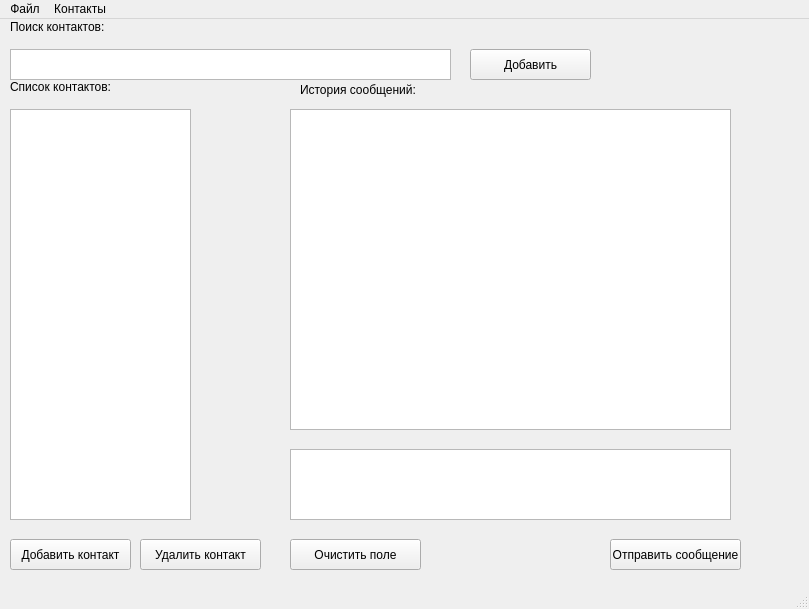
<?xml version="1.0" encoding="UTF-8"?>
<ui version="4.0">
 <class>MainClientWindow</class>
 <widget class="QMainWindow" name="MainClientWindow">
  <property name="geometry">
   <rect>
    <x>0</x>
    <y>0</y>
    <width>809</width>
    <height>609</height>
   </rect>
  </property>
  <property name="minimumSize">
   <size>
    <width>756</width>
    <height>534</height>
   </size>
  </property>
  <property name="windowTitle">
   <string>Чат Программа alpha release</string>
  </property>
  <widget class="QWidget" name="centralwidget">
   <widget class="QLabel" name="label_contacts">
    <property name="geometry">
     <rect>
      <x>10</x>
      <y>60</y>
      <width>101</width>
      <height>16</height>
     </rect>
    </property>
    <property name="text">
     <string>Список контактов:</string>
    </property>
   </widget>
   <widget class="QPushButton" name="btn_add_contact">
    <property name="geometry">
     <rect>
      <x>10</x>
      <y>520</y>
      <width>121</width>
      <height>31</height>
     </rect>
    </property>
    <property name="text">
     <string>Добавить контакт</string>
    </property>
   </widget>
   <widget class="QPushButton" name="btn_remove_contact">
    <property name="geometry">
     <rect>
      <x>140</x>
      <y>520</y>
      <width>121</width>
      <height>31</height>
     </rect>
    </property>
    <property name="text">
     <string>Удалить контакт</string>
    </property>
   </widget>
   <widget class="QLabel" name="label_history">
    <property name="geometry">
     <rect>
      <x>300</x>
      <y>60</y>
      <width>391</width>
      <height>21</height>
     </rect>
    </property>
    <property name="text">
     <string>История сообщений:</string>
    </property>
   </widget>
   <widget class="QTextEdit" name="text_message">
    <property name="geometry">
     <rect>
      <x>290</x>
      <y>430</y>
      <width>441</width>
      <height>71</height>
     </rect>
    </property>
   </widget>
   <widget class="QLabel" name="label_new_message">
    <property name="geometry">
     <rect>
      <x>300</x>
      <y>330</y>
      <width>171</width>
      <height>16</height>
     </rect>
    </property>
    <property name="text">
     <string>Введите новое сообщение:</string>
    </property>
   </widget>
   <widget class="QListView" name="list_contacts">
    <property name="geometry">
     <rect>
      <x>10</x>
      <y>90</y>
      <width>181</width>
      <height>411</height>
     </rect>
    </property>
   </widget>
   <widget class="QListView" name="list_messages">
    <property name="geometry">
     <rect>
      <x>290</x>
      <y>90</y>
      <width>441</width>
      <height>321</height>
     </rect>
    </property>
   </widget>
   <widget class="QPushButton" name="btn_send">
    <property name="geometry">
     <rect>
      <x>610</x>
      <y>520</y>
      <width>131</width>
      <height>31</height>
     </rect>
    </property>
    <property name="text">
     <string>Отправить сообщение</string>
    </property>
   </widget>
   <widget class="QPushButton" name="btn_clear">
    <property name="geometry">
     <rect>
      <x>290</x>
      <y>520</y>
      <width>131</width>
      <height>31</height>
     </rect>
    </property>
    <property name="text">
     <string>Очистить поле</string>
    </property>
   </widget>
   <widget class="QTextEdit" name="text_message_2">
    <property name="geometry">
     <rect>
      <x>10</x>
      <y>30</y>
      <width>441</width>
      <height>31</height>
     </rect>
    </property>
   </widget>
   <widget class="QLabel" name="find_contacts">
    <property name="geometry">
     <rect>
      <x>10</x>
      <y>0</y>
      <width>101</width>
      <height>16</height>
     </rect>
    </property>
    <property name="text">
     <string>Поиск контактов:</string>
    </property>
   </widget>
   <widget class="QPushButton" name="btn_add_contact_2">
    <property name="geometry">
     <rect>
      <x>470</x>
      <y>30</y>
      <width>121</width>
      <height>31</height>
     </rect>
    </property>
    <property name="text">
     <string>Добавить</string>
    </property>
   </widget>
  </widget>
  <widget class="QMenuBar" name="menubar">
   <property name="geometry">
    <rect>
     <x>0</x>
     <y>0</y>
     <width>809</width>
     <height>21</height>
    </rect>
   </property>
   <widget class="QMenu" name="menu">
    <property name="title">
     <string>Файл</string>
    </property>
    <addaction name="menu_exit"/>
   </widget>
   <widget class="QMenu" name="menu_2">
    <property name="title">
     <string>Контакты</string>
    </property>
    <addaction name="menu_add_contact"/>
    <addaction name="menu_del_contact"/>
    <addaction name="separator"/>
   </widget>
   <addaction name="menu"/>
   <addaction name="menu_2"/>
  </widget>
  <widget class="QStatusBar" name="statusBar"/>
  <action name="menu_exit">
   <property name="text">
    <string>Выход</string>
   </property>
  </action>
  <action name="menu_add_contact">
   <property name="text">
    <string>Добавить контакт</string>
   </property>
  </action>
  <action name="menu_del_contact">
   <property name="text">
    <string>Удалить контакт</string>
   </property>
  </action>
 </widget>
 <resources/>
 <connections>
  <connection>
   <sender>btn_clear</sender>
   <signal>clicked()</signal>
   <receiver>text_message</receiver>
   <slot>clear()</slot>
   <hints>
    <hint type="sourcelabel">
     <x>541</x>
     <y>481</y>
    </hint>
    <hint type="destinationlabel">
     <x>547</x>
     <y>416</y>
    </hint>
   </hints>
  </connection>
 </connections>
</ui>
